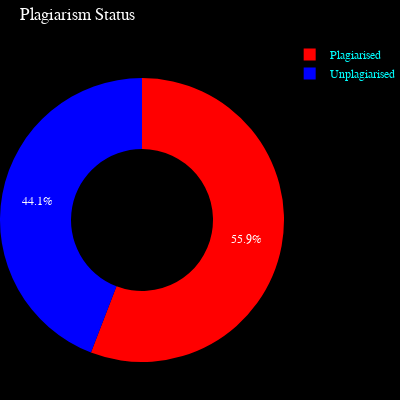

This figure's notebook cell:
### Code cell
# Show Pie Chart-I
figP1.show()

### Figure 1 — Plotly figure (JSON) as saved in the notebook; plotly's stock layout.template omitted (floating-point values rounded to 4 significant figures)
{"data": [{"domain": {"x": [0, 1], "y": [0, 1]}, "hole": 0.5, "hovertemplate": "Status=%{label}<br>No. of Words=%{value}<extra></extra>", "labels": ["Unplagiarised", "Plagiarised"], "legendgroup": "", "name": "", "showlegend": true, "type": "pie", "values": [558, 706]}], "layout": {"font": {"color": "cyan", "family": "sans-serif"}, "height": 400, "legend": {"title": {"font": {"color": "cyan"}}, "tracegroupgap": 0}, "margin": {"b": 0, "l": 0, "r": 0, "t": 40}, "paper_bgcolor": "#000000", "piecolorway": ["rgb(255,0,0)", "rgb(0,0,255)"], "title": {"font": {"color": "white", "family": "sans-serif"}, "text": "Plagiarism Status"}, "width": 400}}
